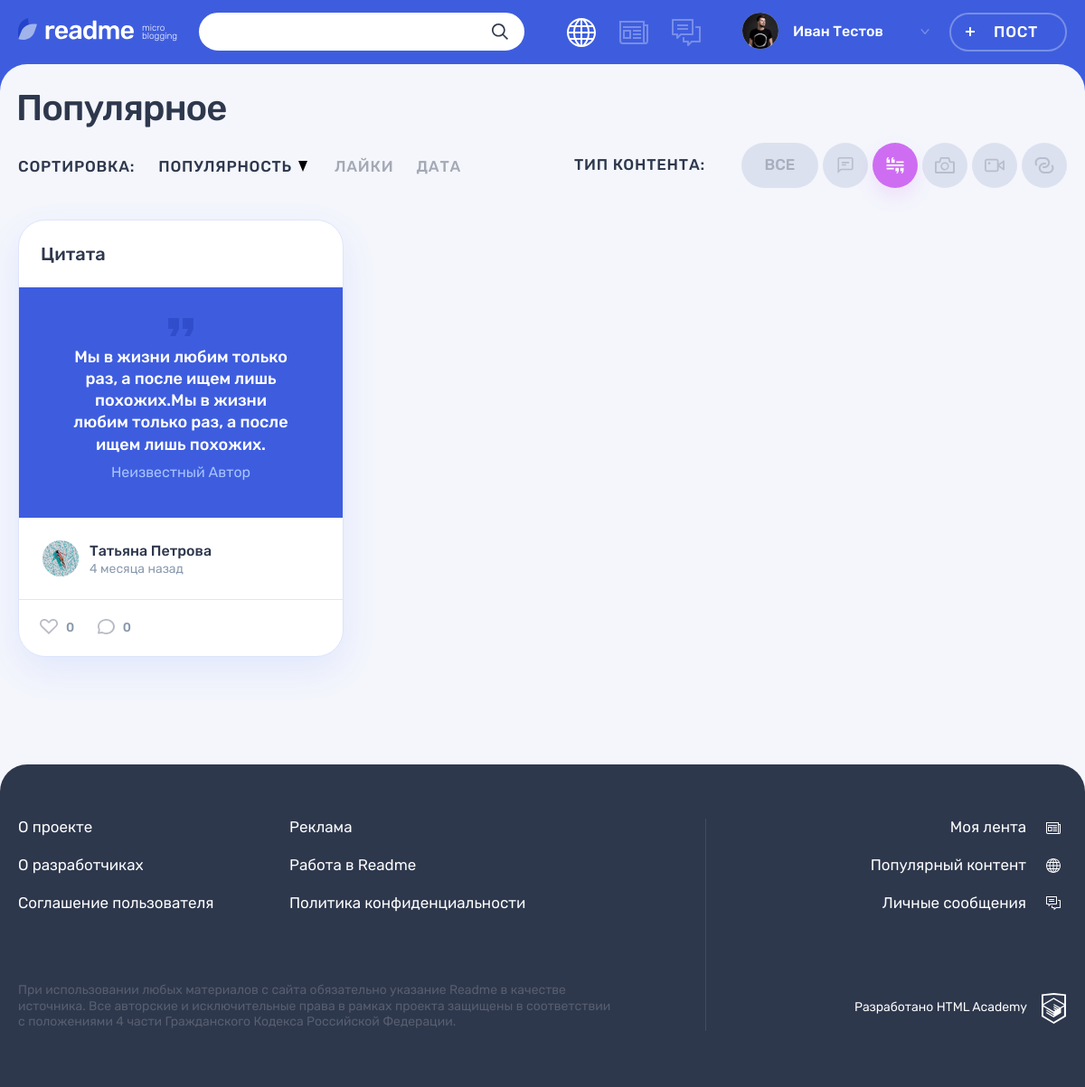
The app's page /index.php?categories-id=2, older data.
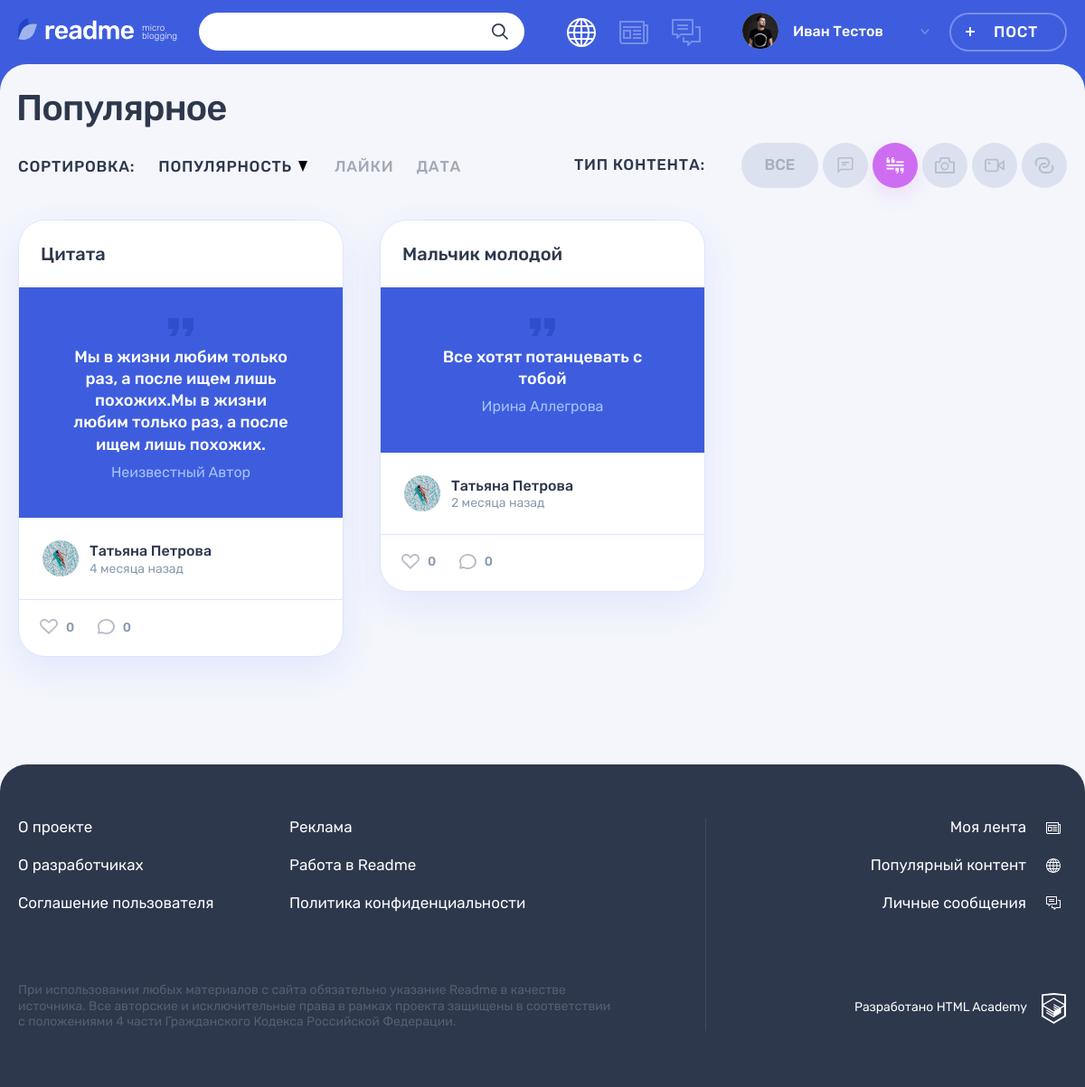
The same page, newer data.
### tables this page shows
CREATE TABLE `types` (
  `id` int(11) NOT NULL,
  `type` varchar(128) NOT NULL,
  `class_name` varchar(128) NOT NULL
);

CREATE TABLE `posts` (
  `id` int(11) NOT NULL,
  `user_id` int(11) NOT NULL,
  `type_id` int(11) NOT NULL,
  `publictation_date` datetime NOT NULL DEFAULT CURRENT_TIMESTAMP,
  `title` text NOT NULL,
  `content` varchar(256) DEFAULT NULL,
  `author_quote` text,
  `img_path` varchar(128) DEFAULT NULL,
  `video_path` varchar(128) DEFAULT NULL,
  `site_path` varchar(128) DEFAULT NULL,
  `count_view` int(11) DEFAULT NULL
);

CREATE TABLE `users` (
  `id` int(11) NOT NULL,
  `dt_add` datetime NOT NULL DEFAULT CURRENT_TIMESTAMP,
  `email` varchar(128) NOT NULL,
  `login` varchar(64) NOT NULL,
  `password` char(32) NOT NULL,
  `avatar_path` varchar(128) DEFAULT NULL,
  `first_name` varchar(128) NOT NULL,
  `last_name` varchar(128) NOT NULL
);

### functions/template.php (called while the page is built, shortened)
<?php
function include_template($name, array $data = [])
{
    $name = 'templates/' . $name;
    extract($data);
    require $name;
    $result = ob_get_clean();
    return $result;
}

### functions/db.php (called while the page is built, shortened)
<?php
function get_array_db(mysqli $connect, string $request): array
{
  $query =  mysqli_query($connect, $request);
  if($query == false) {
    print("Ошибка запроса в БД: " .  mysqli_error($connect));
    exit();
  }
  else {
    $array = mysqli_fetch_all($query, MYSQLI_ASSOC);
    return $array;
  }
}
function get_first_value(mysqli $connect, string $request)
{
  $query =  mysqli_query($connect, $request);
  if($query == false) {
    print("Ошибка запроса в БД: " .  mysqli_error($connect));
    exit();
  }
  else {
    $array = mysqli_fetch_array($query);
    return $array[0];
  }
}
function get_content_types(mysqli $connection): array
{
    $sql = "SELECT type, id, class_name FROM types";
    return get_array_db($connection, $sql);
}
function get_posts(mysqli $connection, ?int $type_id = NULL, ?int $post_id = NULL): array
{
    $sql = "SELECT
              posts.id,
              posts.content,
              posts.title,
              posts.publictation_date,
              posts.user_id,
              posts.author_quote,
              posts.img_path,
              posts.video_path,
              site_path,
              users.dt_add,
              users.first_name,
              users.last_name,
              users.avatar_path,
              types.class_name
            FROM `posts`
            LEFT JOIN
              `users`
            ON
              posts.user_id = users.id
            LEFT JOIN
              `types`
            ON
              posts.type_id = types.id ";
      if($type_id) {
        $sql .= "WHERE types.id = {$type_id}";
      }
    return get_array_db($connection, $sql);
}
function get_count_likes(mysqli $connection, int $post_id):int
{
  $sql = "SELECT COUNT(id) AS total_count FROM `likes` WHERE post_id = {$post_id}";
  return get_first_value($connection,$sql);
}
function get_count_comments(mysqli $connection, int $post_id):int
{
  $sql = "SELECT COUNT(id) AS total_count FROM `comments` WHERE post_id = {$post_id}";
  return get_first_value($connection,$sql);
}

### functions/request.php (called while the page is built, shortened)
<?php
function get_data_from_params(string $param):?int
{
    $data = $_GET[$param]?? NULL;
    if(is_numeric($data)) {
        return (int) $data;
    }
    else {
        exit('Неверный параметр в запросе');
    };
}

### functions/date.php (called while the page is built, shortened)
<?php
function get_noun_plural_form(int $number, string $one, string $two, string $many): string
{
    $number = (int)$number;
    $mod10 = $number % 10;
    $mod100 = $number % 100;
    switch (true) {
        case ($mod10 >= 2 && $mod10 <= 4):
            return $two;
    }
}
function relativeDate(string $date): string
{
    $today = new DateTime('now');
    $timePublication = new DateTime($date);
    $interval = $today->diff($timePublication);
    $days = intval($interval->format("%a"));
    $minutes = intval($interval->format("%i"));
    if($days >= 35) {
        $months = floor($days/30);
        $declensionmonths = get_noun_plural_form($months, "месяц", "месяца", "месяцев");
        return "{$months} {$declensionmonths} назад";
    }
    $declensionMinutes = get_noun_plural_form($minutes, "минута", "минуты", "минут");
    return "{$minutes} {$declensionMinutes} назад";
}

### templates/main.php (the view, shortened to what the rows shown need)
<div class="container">
        <h1 class="page__title page__title--popular">Популярное</h1>
    </div>
    <div class="popular container">
        <div class="popular__filters-wrapper">
            <div class="popular__filters filters">
                <ul class="popular__filters-list filters__list">
                    <?php foreach ($types_content as $key => $type):?>
                    <li class="popular__filters-item filters__item">
                        <a class="filters__button filters__button--<?=$type['class_name'];?> button <?= ((int) $type['id'] === $get_id) ? 'filters__button--active' : '' ?>" href="index.php?categories-id=<?=$type['id'];?>">
                            <svg class="filters__icon" width="22" height="18">
                                <use xlink:href="#icon-filter-<?=$type['class_name']; ?>"></use>
                            </svg>
                        </a>
                    </li>
                    <?php endforeach; ?>
                </ul>
            </div>
        </div>
        <div class="popular__posts">
            <?php foreach ($posts as $key => $post):?>
            <article class="popular__post post post-<?=htmlspecialchars($post['class_name']); ?>">
                <header class="post__header">
                    <a href="post.php?post-id=<?=($post['id']); ?>">
                        <h2><?=htmlspecialchars($post['title']); ?></h2>
                    </a>
                </header>
                <div class="post__main">
                <?php if($post['class_name'] === 'quote'):?>
                    <blockquote>
                        <p>
                            <?=htmlspecialchars($post['content']);?>
                        </p>
                    <cite><?=htmlspecialchars($post['author_quote']);?></cite>
                </blockquote>
                <?php elseif($post['class_name'] === 'text'):?>
                    <?=cutStr(htmlspecialchars($post['content']));?>
                <?php elseif($post['class_name'] === 'photo'):?>
                    <div class="post-photo__image-wrapper">
                        <img src="<?=htmlspecialchars($post['img_path']);?>" alt="Фото от пользователя" width="360" height="240">
                    </div>
                <?php endif ?>
                </div>
                <?php $publicationsDate = $post['publictation_date']?>
                <footer class="post__footer">
                    <div class="post__author">
                        <a class="post__author-link" href="#" title="<?=htmlspecialchars($post['first_name']. " " . $post['last_name'] ); ?>">
                            <div class="post__avatar-wrapper">
                                <img class="post__author-avatar" src="img/<?=htmlspecialchars($post['avatar_path']); ?>" alt="Аватар пользователя">
                            </div>
                            <div class="post__info">
                                <b class="post__author-name"><?=htmlspecialchars($post['first_name']. " " . $post['last_name'] ); ?></b>
                                <time class="post__time" title="<?=substr($publicationsDate, 0, -3)?>" datetime="<?=$publicationsDate?>"><?=relativeDate($publicationsDate) ?></time>
                            </div>
                        </a>
                    </div>
                    <div class="post__indicators">
                        <div class="post__buttons">
                            <a class="post__indicator post__indicator--likes button" href="#" title="Лайк">
                                <svg class="post__indicator-icon" width="20" height="17">
                                    <use xlink:href="#icon-heart"></use>
                                </svg>
                                <span><?=get_count_likes($connection, $post['id']); ?></span>
                            </a>
                            <a class="post__indicator post__indicator--comments button" href="#" title="Комментарии">
                                <svg class="post__indicator-icon" width="19" height="17">
                                    <use xlink:href="#icon-comment"></use>
                                </svg>
                                <span><?=get_count_comments($connection, $post['id']); ?></span>
                            </a>
                        </div>
                    </div>
                </footer>
            </article>
            <?php endforeach; ?>
        </div>
    </div>

Row changes from the older to the newer data that the page shows:
added posts: title "Мальчик молодой", content "Все хотят потанцевать с тобой", author_quote "Ирина Аллегрова", user.avatar_path (picture), user.last_name "Татьяна Петрова", publictation_date "2 месяца назад", id "0"
